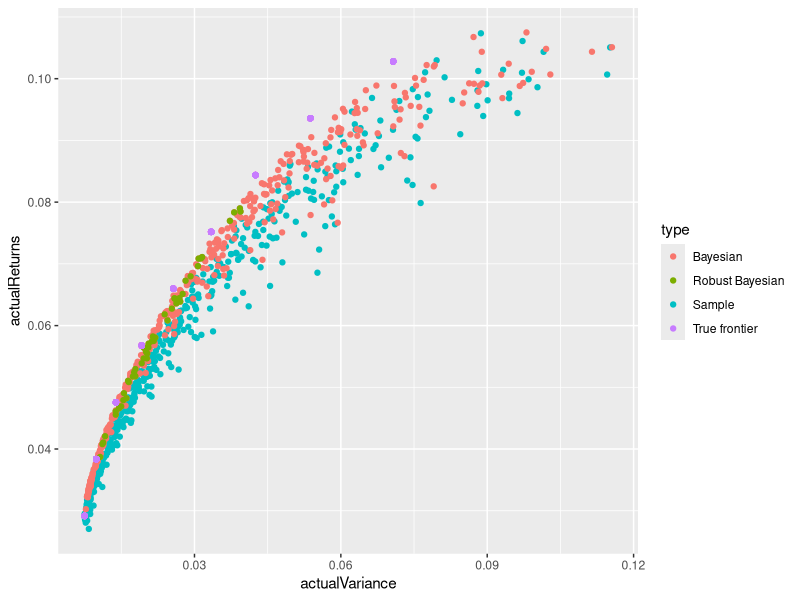

Here is the R script that generated this plot:
library( matlab )
library( quadprog )
library( ggplot2 )
library( MASS )

#' Construct the mean-variance efficient frontier using a quadratic solver
#'
#' Construct a number of long-only or long-short portfolios on the mean-variance efficient frontier where each
#' portfolio is equally distanced in return space
#'
#' @param discretizations   number of portfolios to generate along efficient frontier (where each portfolio is equally distanced in return spaced)
#' @param cov               arithmetic covariance matrix of asset returns
#' @param mu                a vector of arithmetic returns for each asset
#' @param longonly          a boolean which constrains weights to > 0 if true
#'
#' @return a list of portfolios along the frontier from least risky to most risk
#'    The indices in each list correspond to each other
#'      returns             the expected portfolio returns along the frontier
#'      volatility          the variance of the portfolio along the frontier
#'      weights             the weights of the portfolio components along the frontier
#' @author Ram Ahluwalia \email{ram@@wingedfootcapital.com}
#' Tested and Results Compared with Meucci's Matlab Code : Manan K. Shah
efficientFrontier = function( discretizations , cov , mu , longonly = FALSE ) 
{    
  # setup quadratic program
  N = nrow( cov )
  firstDegree = zeros( N , 1 )
  secondDegree = cov
  Aeq = ones( 1 , N ) ; beq = 1
  A = eye( N )
  b = zeros( N , 1 )
  
  if ( !longonly )
    { Aqp = t( Aeq ) ; bqp = beq } 
  else
    { Aqp = t( rbind( Aeq , A ) ) ; bqp = c( beq , b ) }
  
  # determine return of minimum-risk portfolio
  minVolWeights = solve.QP( secondDegree , firstDegree , Aqp , bqp , length( beq ) )$solution
  minVolRet = minVolWeights %*% mu
  
  # determine return of maximum-return portfolio
  maxRet = max( mu )
  
  # slice efficient frontier in 'discretizations' number of equally thick horizontal sectors in the upper branch only
  step = ( maxRet - minVolRet ) / ( discretizations - 1 )
  targetReturns = seq( minVolRet , maxRet , step )
  
  # compute the compositions and risk-return coordinates of the optimal allocations relative to each slice
  
  # start with min vol portfolio
  weights = minVolWeights
  volatility = sqrt( minVolWeights %*% cov %*% minVolWeights )
  returns = minVolRet
  
  for( i in 2:( discretizations - 1 ) ){
    #  determine least risky portfolio for given expected return
    Aeq = ones( 1 , N )
    Aeq = rbind( Aeq , t( mu ) )
    
    beq = c( 1 , targetReturns[i] )
    if( !longonly ){
      Aqp = t( Aeq ) #combine A matrices
      bqp = beq #combine b vectors
    }else{
      Aqp = t( rbind( Aeq , A ))
      bqp = c(beq,b)
    }
    
    solvedWeights = solve.QP( secondDegree , firstDegree , Aqp , bqp , 1 )$solution
    weights = rbind( weights , solvedWeights )
    volatility = c( volatility , sqrt( solvedWeights %*% cov %*% solvedWeights ) )
    returns = c( returns , solvedWeights %*% mu )
    
  }  
  return( list( returns = returns , volatility = volatility , weights = weights ) )
}


#' Construct a Bayesian mean-variance efficient frontier and identifies the most robust portfolio
#'
#' Construct a collection of portfolios along the Bayesian mean-variance efficient frontier
#' where each portfolio is equally distanced in return space. The function also returns the most robust
#' portfolio along the Bayesian efficient frontier
#'
#' @param mean_post          the posterior vector of means (after blending prior and sample data)
#' @param cov_post           the posterior covariance matrix (after blending prior and sample data)
#' @param confidenceInPrior  a numeric with the relative confidence in the prior vs. the sample data. A value of 2 indicates twice as much weight to assign to the prior vs. the sample data. Must be greater than or equal to zero
#' @param riskAversionMu     risk aversion coefficient for estimation of means. 
#' @param riskAversionSigma  risk aversion coefficient for estimation of Sigma.
#' @param discretizations    an integer with the number of portfolios to generate along efficient frontier (equally distanced in return space). Parameter must be an integer greater or equal to 1.
#' @param volatility         a numeric with the volatility used to calculate gamma-m. gamma-m acts as a constraint on the maximum volatility of the robust portfolio. A higher volatility means a higher volatile robust portfolio may be identified.
#'
#' @return a list of portfolios along the frontier from least risky to most risky
#'   bayesianFrontier        a list with portfolio along the Bayesian efficient frontier. Specifically:
#'                               returns: the expected returns of each portfolo along the Bayesian efficient frontier
#'                               volatility: the expected volatility of each portfolo along the Bayesian efficient frontier
#'                               weights: the weights of each portfolo along the Bayesian efficient frontier
#'   robustPortfolio         the most robust portfolio along the Bayesian efficient frontier. Specifically:
#'                               returns: the expected returns of each portfolo along the Bayesian efficient frontier
#'                               volatility: the expected volatility of each portfolo along the Bayesian efficient frontier
#'                               weights: the weights of each portfolo along the Bayesian efficient frontier
#'
#' @author Ram Ahluwalia \email{ram@@wingedfootcapital.com}
#' @export
robustBayesianPortfolioOptimization = function( mean_post , cov_post , nu_post , riskAversionMu = .1 , riskAversionSigma = .1 , discretizations = 10 , longonly = FALSE , volatility )
{    
  # parameter checks    
  N = length( mean ) # number of assets    
  if ( ( N < 2 ) == TRUE ) { stop( "Requires a minimum of two assets to perform optimization" ) }
  if ( discretizations < 1 ) { stop( "Number of discretizations must be an integer greater than 1" ) }  
  if ( volatility < 0 ) { stop( "Volatility cannot be a negative number" ) }
  if ( nu_post < 3 ) { stop( "nu_post must be greater than 2 otherwise g_m is undefined " ) }
  if ( riskAversionMu < 0 ) { stop( "riskAversionMu must be a positive number" ) }
  if ( riskAversionSigma < 0 ) { stop( "riskAversionSigma must be a positive number" ) }
    
  # construct Bayesian efficient frontier
  bayesianFrontier = efficientFrontier( discretizations , cov_post , mean_post , longonly = TRUE ) # returns a list of returns, volatility, and assets weights along the posterior frontier. Each row represents a point on the frontier
  
  # measure gamma-m and gamma-s to identify which portfolios along the frontier are robust
  quantileMeanSquared = qchisq( riskAversionMu , N ) # the value of q-u is typically set to the quantile of the chi-squared distribution with N degrees of freedom (formula 6)    
        
  # g_m is defined as a constraint on the optimal robust portfolio such that the variance of the robust portfolio must be less than gamma-m
  g_m = sqrt( quantileMeanSquared / time_post * nu_post / ( nu_post - 2 ) ) # gamma-m (formula 20)
        
  quantileCovSquared = qchisq( riskAversionSigma , N * ( N + 1 ) / 2 ) # from formula 7. N*(N+1)/2 is the degrees of freedom in a symmetric matrix (number of unique elements)        
  g_s = volatility / ( nu_post / ( nu_post + N + 1 ) + sqrt( 2 * nu_post * nu_post * quantileCovSquared / ( ( nu_post + N + 1 ) ^ 3 ) ) ) # gamma-sigma (formula 21) corresponding to the i'th portfolio along the sample efficient frontier
    
  # initialize parameters
  target = NULL

  # for each of the portfolios along the efficient Bayesian frontier identify the most robust portfolio
  for( k in 1:( discretizations - 1 ) ) 
  {                
    weightsBay = bayesianFrontier[[ "weights" ]][ k , ]                
        
    # reject portfolios that do not satisfy the constraints of formula 19 (i.e. Bayesian portfolios that are not robust, for example, the portfolios at the limit -- 100% confidence in prior or 100% confidence in sample)        
    # identify Robust Bayesian frontier which is a subset of the Bayesian frontier that is further shrunk to toward the global minimumm variance portfolio
    # and even more closely tight to the right of the efficient frontier        
    if ( weightsBay %*% cov_post %*% weightsBay <= g_s ) # constraint for formula 19
    { target = c( target , weightsBay %*% mean_post - g_m * sqrt( weightsBay %*% cov_post %*% weightsBay )) } # formula 19
    else { target = c( target , -999999999 ) } # if the Bayesian efficient portfolio does not satisfy the constraint we assign a large negative value (we will reject these portfolios in the next step)
  }    

  maxTarget = max( target )    
  if ( maxTarget == -999999999 ) { stop( "No robust portfolio found within credibility set. Try increasing volatility or adjusting risk aversion parameters." ) }
  maxIndex = which( target == maxTarget , arr.ind = TRUE ) # identify most robust Bayesian portfolio
  if ( length( maxIndex ) > 1 ) { stop( "The number of robust portfolios identified is greater than 1. Debug. " )}
    
  # identify Robust portfolio as a subset of Bayesian frontier    
  robustPortfolio = list( returns    = bayesianFrontier[[ "returns" ]][ maxIndex ] ,
                          volatility = bayesianFrontier[[ "volatility" ]][ maxIndex ] ,
                          weights    = bayesianFrontier[[ "weights" ]][ maxIndex , ] )    
    
  return( list( bayesianFrontier = bayesianFrontier , robustPortfolio = robustPortfolio , g_m = g_m , g_s = g_s ) )
    
  # Test that the number of returns portfolios is <= number of discretizations
  # Test that there are no NA's in the return results
}

# Example:
    # robustBayesianPortfolioOptimization( mean_post = mean_post , cov_post = cov_post , nu_post = 156 , riskAversionMu = .1 , riskAversionSigma = .1 , discretizations = 10 , longonly = TRUE , volatility = .10 )

#' Constructs the partial confidence posterior based on a prior, sample mu/covariance, and relative confidence in the prior
#'
#' Constructs the partial confidence posterior based on prior (mean vector and covariance matrix) and a posterior
#' with a relative confidence in the prior vs. the sample data
#'
#' @param mean                  the mean of the sample returns
#' @param cov                   the sample covariance matrix
#' @param mean_prior            the prior for the mean returns
#' @param cov_prior             the covariance matrix prior
#' @param confidenceInMeanPrior a numeric with the relative confidence in the mean prior vs. the sample mean. A value of 2 indicates twice as much weight to assign to the prior vs. the sample data. Must be greater than or equal to zero
#' @param confidenceInCovPrior  a numeric with the relative confidence in the covariance prior vs. the sample covariance. A value of 2 indicates twice as much weight to assign to the prior vs. the sample data. Must be greater than or equal to zero
#' @param sampleSize            a numeric with the number of rows in the sample data used to estimate mean_sample and cov_sample
#'
#' @return mean_post            a vector with the confidence weighted posterior mean vector of asset returns blended from the prior and sample mean vector
#' @return cov_post             a covariance matrix the confidence weighted posterior covariance matrix of asset returns blended from the prior and sample covariance matrix
#' @return time_post            a numeric with ... TODO: 
#' @return nu_pst               a numeric with ... TODO:
#' @author Ram Ahluwalia \email{ram@@wingedfootcapital.com}
#' @export
PartialConfidencePosterior = function( mean_sample , cov_sample , mean_prior , cov_prior , relativeConfidenceInMeanPrior , relativeConfidenceInCovPrior , sampleSize )
{
  # parameter checks
  if ( (length( mean_sample ) == nrow( cov_sample )) == FALSE ) { stop( "number of assets in mean must match number of assets in covariance matrix")}
  if ( (length( mean_sample ) == length( mean_prior )) == FALSE ) { stop( "number of assets in mean must match number of assets in mean_prior")}
  if ( ( nrow( cov_sample ) == nrow( cov_prior ) ) == FALSE ) { stop( "number of assets in sample covariance must match number of assets in prior covariance matrix")}
  N = length( mean_sample ) # number of assets    
  if ( ( N < 2 ) == TRUE ) { stop( "requires a minimum of two assets to perform optimization" ) }
  if ( relativeConfidenceInMeanPrior < 0 ) { stop( "Confidence in mean prior must be a number greater than or equal to zero" ) }
  if ( relativeConfidenceInCovPrior  < 0 ) { stop( "Confidence in covariance prior must be a number greater than or equal to zero" ) }
    
  # Investor's experience and confidence is summarized by mean_prior, cov_prior, time_prior, and nu_prior
  # nu_prior = confidence on the inverse of cov_prior (see 7.25 - Meucci Risk & Asset Allocation Text). A larger value of nu_prior corresponds to little uncertainty about the view on inverse of Sigma, and thus Sigma    
  # confidenceInPrior = time_prior = T0 = confidence in the prior view mean_prior
  confidenceInSample = sampleSize # typically the number of observations on which the mean_sample and cov_sample is based on
  confidenceInMeanPrior = sampleSize * relativeConfidenceInMeanPrior
  confidenceInCovPrior = sampleSize * relativeConfidenceInCovPrior
    
  # blend prior and the sample data to construct posterior
  time_post = confidenceInSample + confidenceInMeanPrior
  nu_post = confidenceInSample + confidenceInCovPrior    
  mean_post = 1/time_post * ( mean_sample * confidenceInSample + mean_prior * confidenceInMeanPrior )    
  cov_post = 1/nu_post * (cov_sample * confidenceInSample + cov_prior * confidenceInCovPrior + ( mean_sample - mean_prior ) %*% t( ( mean_sample - mean_prior ) ) / ( 1 / confidenceInSample + 1 / confidenceInMeanPrior ) )
    
  return( list( mean_post = mean_post , cov_post = cov_post , time_post = time_post , nu_post = nu_post ) )    
    
  # TODO: Test expectations
    # Test 1: If relative confidence in prior is 0, then returns mean_sample and cov_sample
    # Test 2: If relative confidence in prior is 1, and sampleSize = 0 then returns mean_prior and cov_prior
    # Test 3: As the number of sample size observations increase, the posterior mean and covariance shrinks toward mean_sample and cov_sample
}

####################################################################
# Example from Meucci's MATLAB script:  S_SimulationsCaseStudy.M
# See MATLAB package "Meucci_RobustBayesian" for original MATLAB
# source on www.symmys.com
####################################################################

####################################################################
# inputs
####################################################################
J = 50 # number of simulations
T = 52 # number of observations in time series
N = 20 # number of assets in the market
r = .4 # overall correlation in constant correlation matrix
min_s = .1 # min volatility among the N assets
max_s = .4 # max volatility among the N assets
NumPortf = 10 # number of discretizations for efficient frontier
p_m = .1 # aversion to estimation risk for mu
p_s = .1 # aversion to estimation risk for sigma

####################################################################
# true market parameters
####################################################################
C = ( 1 - r ) * eye( N ) + r * ones( N , N ) # creates a homogenous correlation matrix
step_s = ( max_s - min_s ) / ( N - 1 ) # 1st asset will have min volatility...
s = seq( min_s , max_s , step_s ) # ... last asset will have maximum volatility
S = diag(s) %*% C %*% diag(s) # fake covariance matrix with equally spaced volatilities

# Note the means are defined in such a way that a mean-variance optimization would yield an equally weighted portfolio
# fake mean matrix : mus = 2.5 * Sigma / N
M = 2.5 * S %*% ones( N , 1 ) / N

####################################################################
# conduct Monte carlo simulation
####################################################################

# initialize variables
meanVarMus = meanVarVols = trueMus = trueVols = bayesianMus = bayesianVols = robustMus = robustVols = list()

# construct efficient sample, bayesian, and robust bayesian frontier for each simulation
for( j in 1:J )
{
  # Sample T draws from the true covariance matrix
  rets = mvrnorm( T , M , S ) 
  
  # construct mean-variance frontier using sample estimate.
  mean = colMeans( rets ) # get mean vector
  cov = cov( rets ) # cov vector  
  sampleFrontier = efficientFrontier( NumPortf , cov , mean , TRUE ) # returns a list of returns, volatility, and assets weights along the frontier. Each row represents a point on the frontier
  
  # construct mean-variance efficient portfolio based on true Mu and sigma  
  trueFrontier = efficientFrontier( NumPortf , S , M , TRUE ) 
  
  # Bayesian prior for covariance and mu's (an arbitrary prior model of covariance and returns)
  # the covariance prior is equal to the sample covariance on the principal diagonal
  cov_prior  = diag( diag( cov ) ) 
  
  # set the prior expected returns for each asset to : mus = .5 * Sigma(1/N). Incidentally, this ensures there is a perfect positive linear relationship between asset variance and asset expected  return
  mean_prior = .5 * cov_prior %*% rep( 1/N , N ) 
  
  # set the confidence in the prior as twice the confidence in the sample and blend the prior with the sample data
  posterior = PartialConfidencePosterior( mean_sample = mean , cov_sample = cov , mean_prior = mean_prior , cov_prior = cov_prior , 
                                            relativeConfidenceInMeanPrior = 2 , relativeConfidenceInCovPrior = 2 , sampleSize = nrow( rets ) )

  cov_post = posterior$cov_post ; mean_post = posterior$mean_post ; time_post = posterior$time_post ; nu_post = posterior$nu_post ; rm( posterior )
  
  # construct Bayesian frontier using blended mu and Sigma, and identify robust portfolio
  # returns a set of Bayesian efficient portfolios: a list of returns, volatility, and assets weights along the posterior frontier. Each row represents a point on the frontier
  # and the returns, volatility, and assets of the most robust portfolio in the set
  
  pickVol = round( .8 * NumPortf ) # Picks the 80% highest volatility ( a parameter )...
  volatility = ( sampleFrontier[[ "volatility" ]][ pickVol ] ) ^ 2 # ...on the sample *efficient* frontier. On the efficient *sample* frontier. This is why the problem is a second-order cone programming problem. TODO: why use sample frontier?
  
  if ( is.na(volatility) == TRUE ) { stop( "The chosen volatility is too high" ) }
  
  frontierResults = robustBayesianPortfolioOptimization( mean_post = mean_post , 
                                                         cov_post = cov_post , 
                                                         nu_post = nu_post ,
                                                         riskAversionMu = p_m , 
                                                         riskAversionSigma = p_s , 
                                                         discretizations = NumPortf ,
                                                         longonly = FALSE ,
                                                         volatility = volatility )
  
  bayesianFrontier = frontierResults$bayesianFrontier ; robustPortfolio = frontierResults$robustPortfolio ; rm(frontierResults) 
  
  # initialize parameters
  mumv = volmv = mutrue = voltrue = mubay = volbay = NULL
  
  # for each  portfolios along the sample and Bayesian frontiers, measure the actual returns and actual volatility based on the true returns/true covariance
  for( k in 1:( NumPortf - 1 ) ) 
  {      
    # Notice when plotting the sample-based allocation is broadly scattered in inefficient regions
    weightsMV = sampleFrontier[[ "weights" ]][ k , ] # retrieve the weights assigned to the k'th portfolio along the sample frontier
    mumv = c( mumv , weightsMV %*% M ) # given the optimal weights from sample estimates of mu and Sigma, measure the actual return using the true asset means
    volmv = c( volmv , ( weightsMV %*% S %*% weightsMV ) ) # given the optimal weights from the sample estimates of mu and Sigma, measure the actual variance of the portfolio
    
    # measure actual performance using true mu and cov
    weightsMVTrue = trueFrontier[[ "weights" ]][ k , ] # retrieve the weights assigned to the k'th portfolio along the true frontier
    mutrue = c( mutrue , weightsMVTrue %*% M ) # given the optimal weights from actual values of mu and Sigma, measure the actual return using the true asset means
    voltrue = c( voltrue , ( weightsMVTrue %*% S %*% weightsMVTrue ) ) # given the optimal weights from the sample estimates of mu and Sigma, measure the actual variance of the portfolio    

    weightsBay = bayesianFrontier[[ "weights" ]][ k , ]
    mubay = c( mubay , weightsBay %*% M ) # given the optimal weights from Bayesian estimates of mu and Sigma, measure the actual return using the true asset means
    volbay = c( volbay , ( weightsBay %*% S %*% weightsBay ) ) # given the optimal weights from the Bayesian estimates of mu and Sigma, measure the actual variance of the portfolio
  }   
    
  # measure the actual performance of the most Robust portfolio along the Bayesian efficient frontier
  weightsRob = robustPortfolio$weights
  murob = weightsRob %*% M
  volrob = weightsRob %*% S %*% weightsRob
     
  # collect actual return and actual variances results for each portfolio in each simulation
  meanVarMus[[ j ]] = mumv # list of actual returns along efficient frontier for each simulation based on portfolio constructed using sample mean and sample co-variance
  meanVarVols[[ j ]] = volmv # ...and the list of actual variances along efficient frontier
  bayesianMus[[ j ]] = mubay # list of actual returns based on bayesian mixing of prior and data sampled from true distribution
  bayesianVols[[ j ]] = volbay # ...and the list of associated actual variances
  robustMus[[ j ]] = murob # list of actual return based on robust allocation... Note only one robust portfolio per simulation j is identified.
  robustVols[[ j ]] = volrob # ...and the list of associated actual variances. Note only one robust portfolio per simulation j is identified.
  trueMus[[ j ]] = mutrue # list of actual return based on optimizing with the true mus...
  trueVols[[ j ]] = voltrue # ...and the list of associated actual variances  
}

# Plot sample, bayesian, and robust mean/variance portfolios

# create dataframe consisting of actual returns, actual variance, and sample indicator    
actualReturns = unlist( meanVarMus ) ; actualVariance = unlist( meanVarVols )
plotData1 = data.frame( actualReturns = actualReturns, actualVariance = actualVariance , type = "Sample" )
actualReturns = unlist( bayesianMus ) ; actualVariance = unlist( bayesianVols )
plotData2 = data.frame( actualReturns = actualReturns, actualVariance = actualVariance , type = "Bayesian" )
actualReturns = unlist( robustMus ) ; actualVariance = unlist( robustVols )
plotData3 = data.frame( actualReturns = actualReturns, actualVariance = actualVariance , type = "Robust Bayesian" )
actualReturns = unlist( trueMus ) ; actualVariance = unlist( trueVols )
plotData4 = data.frame( actualReturns = actualReturns, actualVariance = actualVariance , type = "True frontier" )
plotData = rbind( plotData1 , plotData2 , plotData3 , plotData4 ) ; rm( plotData1 , plotData2 , plotData3 , actualReturns , actualVariance )

# build plot with overlays    
# Notice when plotting the the Bayesian portfolios are shrunk toward the prior. Therefore they 
# are less scattered and more efficient, although the prior differs significantly from the true market parameters.
ggplot( data = plotData ) + geom_point( aes_string( x = "actualVariance" , y = "actualReturns" , color = "type"  ) )
